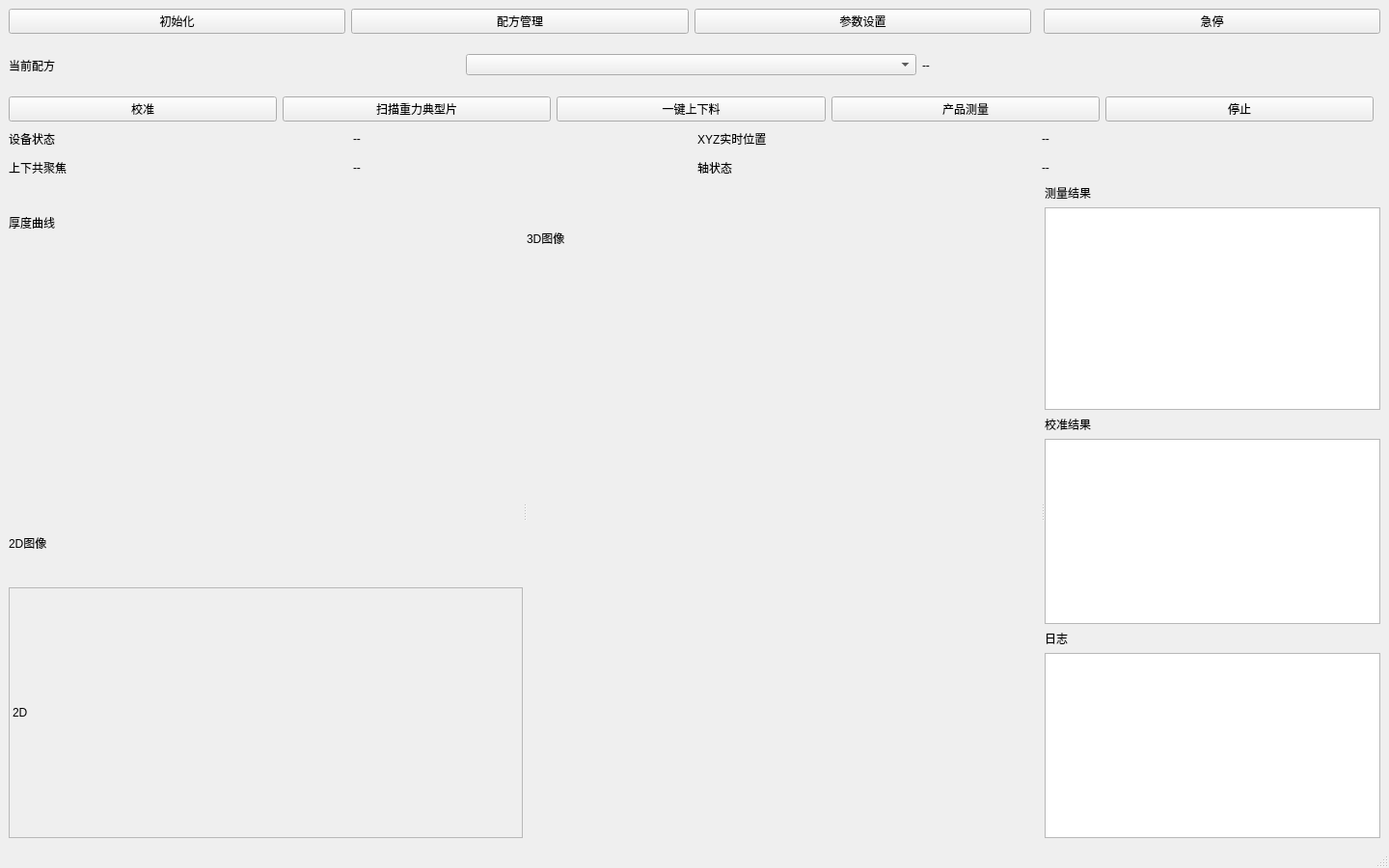
<?xml version="1.0" encoding="UTF-8"?>
<ui version="4.0">
 <class>MainWindow</class>
 <widget class="QMainWindow" name="MainWindow">
  <property name="geometry">
   <rect><x>0</x><y>0</y><width>1440</width><height>900</height></rect>
  </property>
  <property name="windowTitle">
   <string>WafeMeasurementPro</string>
  </property>
  <widget class="QWidget" name="centralwidget">
   <layout class="QVBoxLayout" name="verticalLayout">
    <item>
     <layout class="QHBoxLayout" name="titleLayout">
      <item><widget class="QPushButton" name="button_initialize"><property name="minimumHeight"><number>42</number></property><property name="text"><string>&#21021;&#22987;&#21270;</string></property></widget></item>
      <item><widget class="QPushButton" name="button_recipe_manager"><property name="minimumHeight"><number>42</number></property><property name="text"><string>&#37197;&#26041;&#31649;&#29702;</string></property></widget></item>
      <item><widget class="QPushButton" name="button_parameter"><property name="minimumHeight"><number>42</number></property><property name="text"><string>&#21442;&#25968;&#35774;&#32622;</string></property></widget></item>
      <item><spacer name="titleSpacer"><property name="orientation"><enum>Qt::Horizontal</enum></property></spacer></item>
      <item><widget class="QPushButton" name="button_estop"><property name="minimumHeight"><number>42</number></property><property name="text"><string>&#24613;&#20572;</string></property></widget></item>
     </layout>
    </item>
    <item>
     <layout class="QHBoxLayout" name="recipeLayout">
      <item><widget class="QLabel" name="label_recipe"><property name="text"><string>&#24403;&#21069;&#37197;&#26041;</string></property></widget></item>
      <item><widget class="QComboBox" name="combo_recipe"><property name="minimumWidth"><number>220</number></property></widget></item>
      <item><widget class="QLabel" name="label_recipe_detail"><property name="text"><string>--</string></property></widget></item>
      <item><spacer name="recipeSpacer"><property name="orientation"><enum>Qt::Horizontal</enum></property></spacer></item>
     </layout>
    </item>
    <item>
     <layout class="QHBoxLayout" name="actionLayout">
      <item><widget class="QPushButton" name="button_calibration"><property name="minimumHeight"><number>40</number></property><property name="text"><string>&#26657;&#20934;</string></property></widget></item>
      <item><widget class="QPushButton" name="button_scan_gravity"><property name="minimumHeight"><number>40</number></property><property name="text"><string>&#25195;&#25551;&#37325;&#21147;&#20856;&#22411;&#29255;</string></property></widget></item>
      <item><widget class="QPushButton" name="button_load"><property name="minimumHeight"><number>40</number></property><property name="text"><string>&#19968;&#38190;&#19978;&#19979;&#26009;</string></property></widget></item>
      <item><widget class="QPushButton" name="button_measure"><property name="minimumHeight"><number>40</number></property><property name="text"><string>&#20135;&#21697;&#27979;&#37327;</string></property></widget></item>
      <item><widget class="QPushButton" name="button_stop"><property name="minimumHeight"><number>40</number></property><property name="text"><string>&#20572;&#27490;</string></property></widget></item>
      <item><spacer name="actionSpacer"><property name="orientation"><enum>Qt::Horizontal</enum></property></spacer></item>
     </layout>
    </item>
    <item>
     <layout class="QGridLayout" name="statusGrid">
      <item row="0" column="0"><widget class="QLabel" name="label_device_caption"><property name="text"><string>&#35774;&#22791;&#29366;&#24577;</string></property></widget></item>
      <item row="0" column="1"><widget class="QLabel" name="label_device_state"><property name="text"><string>--</string></property></widget></item>
      <item row="0" column="2"><widget class="QLabel" name="label_axis_caption"><property name="text"><string>XYZ&#23454;&#26102;&#20301;&#32622;</string></property></widget></item>
      <item row="0" column="3"><widget class="QLabel" name="label_axis_position"><property name="text"><string>--</string></property></widget></item>
      <item row="1" column="0"><widget class="QLabel" name="label_focus_caption"><property name="text"><string>&#19978;&#19979;&#20849;&#32858;&#28966;</string></property></widget></item>
      <item row="1" column="1"><widget class="QLabel" name="label_focus_value"><property name="text"><string>--</string></property></widget></item>
      <item row="1" column="2"><widget class="QLabel" name="label_axis_state_caption"><property name="text"><string>&#36724;&#29366;&#24577;</string></property></widget></item>
      <item row="1" column="3"><widget class="QLabel" name="label_axis_state"><property name="text"><string>--</string></property></widget></item>
     </layout>
    </item>
    <item>
     <widget class="QSplitter" name="mainSplitter">
      <property name="orientation"><enum>Qt::Horizontal</enum></property>
      <widget class="QWidget" name="leftPanel">
       <layout class="QVBoxLayout" name="leftLayout">
        <item><widget class="QLabel" name="label_curve_title"><property name="text"><string>&#21402;&#24230;&#26354;&#32447;</string></property></widget></item>
        <item><widget class="QWidget" name="widget_curve"><property name="minimumSize"><size><width>460</width><height>240</height></size></property></widget></item>
        <item><widget class="QLabel" name="label_heatmap_title"><property name="text"><string>2D&#22270;&#20687;</string></property></widget></item>
        <item><widget class="QLabel" name="label_heatmap"><property name="minimumSize"><size><width>460</width><height>260</height></size></property><property name="frameShape"><enum>QFrame::StyledPanel</enum></property><property name="text"><string>2D</string></property></widget></item>
       </layout>
      </widget>
      <widget class="QWidget" name="centerPanel">
       <layout class="QVBoxLayout" name="centerLayout">
        <item><widget class="QLabel" name="label_surface_title"><property name="text"><string>3D&#22270;&#20687;</string></property></widget></item>
        <item><widget class="QWidget" name="widget_surface"><property name="minimumSize"><size><width>460</width><height>560</height></size></property></widget></item>
       </layout>
      </widget>
      <widget class="QWidget" name="rightPanel">
       <layout class="QVBoxLayout" name="rightLayout">
        <item><widget class="QLabel" name="label_result_title"><property name="text"><string>&#27979;&#37327;&#32467;&#26524;</string></property></widget></item>
        <item><widget class="QTableWidget" name="table_results"><property name="minimumSize"><size><width>300</width><height>210</height></size></property></widget></item>
        <item><widget class="QLabel" name="label_calibration_title"><property name="text"><string>&#26657;&#20934;&#32467;&#26524;</string></property></widget></item>
        <item><widget class="QTableWidget" name="table_calibration"><property name="minimumSize"><size><width>300</width><height>170</height></size></property></widget></item>
        <item><widget class="QLabel" name="label_log_title"><property name="text"><string>&#26085;&#24535;</string></property></widget></item>
        <item><widget class="QPlainTextEdit" name="plain_log"><property name="readOnly"><bool>true</bool></property></widget></item>
       </layout>
      </widget>
     </widget>
    </item>
   </layout>
  </widget>
  <widget class="QStatusBar" name="statusbar"/>
 </widget>
 <resources/>
 <connections/>
</ui>
